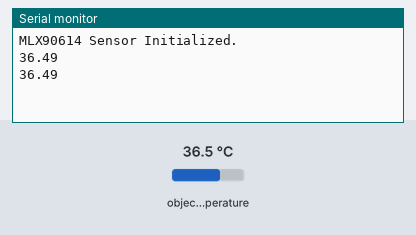
A sketch run on a simulated ESP32. Parts: the last lines printed to the serial monitor. Inputs (shaded band) come from the test bench; at power-on: object temperature 36.5 °C.

Above: at 1.8 s.
1.9 s: object temperature set to 20 °C
At 2.8 s:
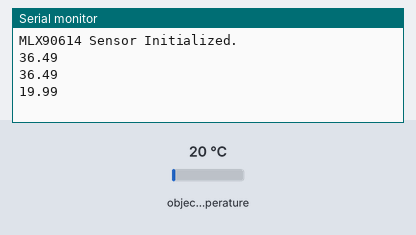
3.4 s: object temperature set to 26 °C
At 4.4 s:
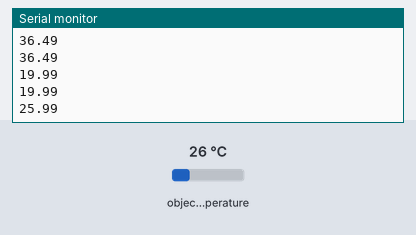
Timing chart, 0 to 6.4 s (numbered marks = the images above; inputs shaded):
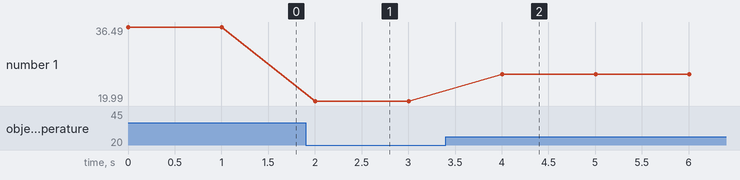

The sketch:

main.ino
```cpp
#include <Wire.h>
#include <Adafruit_MLX90614.h>

Adafruit_MLX90614 mlx = Adafruit_MLX90614();

void setup() {

  Wire.begin(22, 21);

  Serial.begin(9600);

  if (!mlx.begin()) {
    Serial.println("Error connecting to MLX90614. Check wiring.");
    while (1);
  }

  Serial.println("MLX90614 Sensor Initialized.");
}

void loop() {
  float tempC = mlx.readObjectTempC();
  Serial.println(tempC);
  delay(1000);
}
```

Measured:
- after the input at 1.9 s, the serial monitor: prints a new line after 0.10 s (image 1)
- after the input at 3.4 s, the serial monitor: prints a new line after 0.60 s (image 2)
- plotted number 1: 36.49 → 19.99 after the input at 1.9 s, 19.99 → 25.99 after the input at 3.4 s
